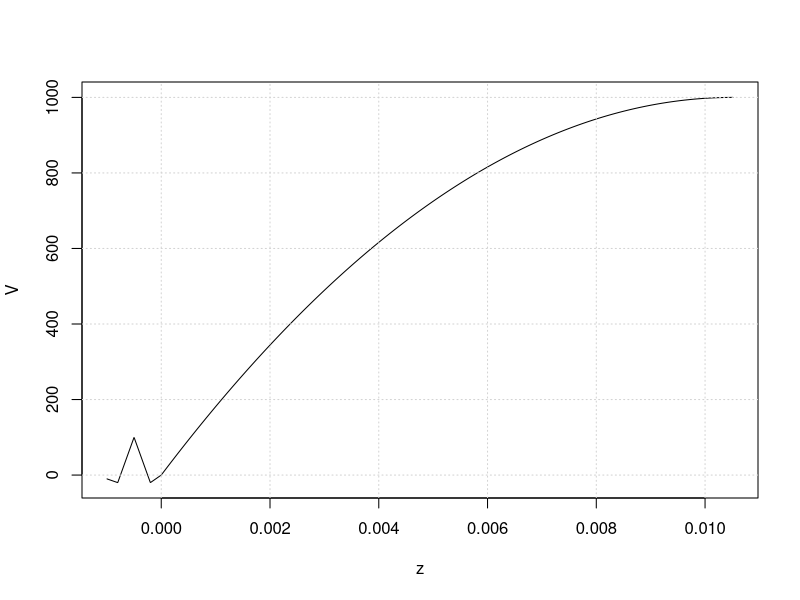
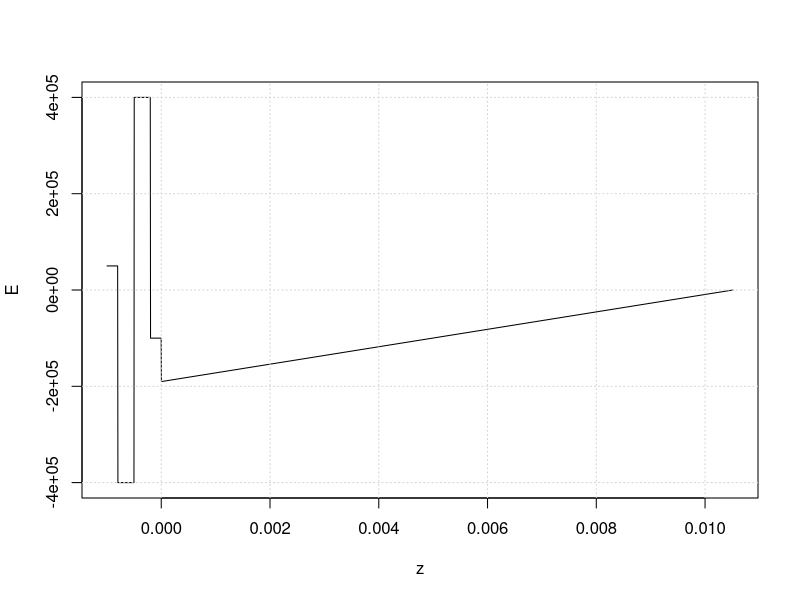
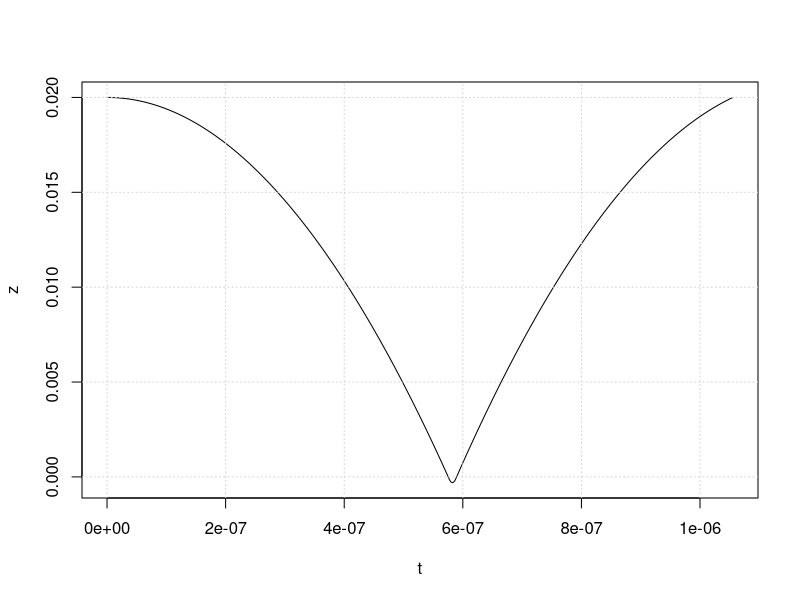
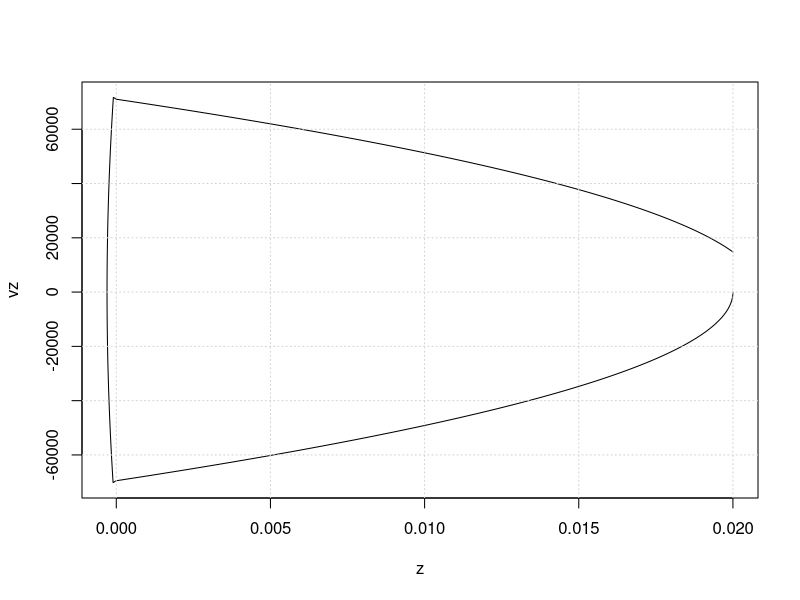
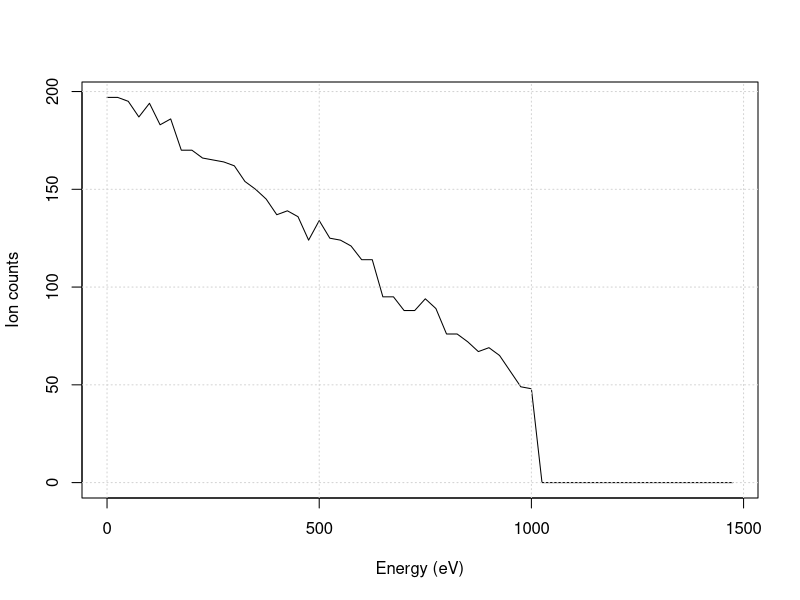
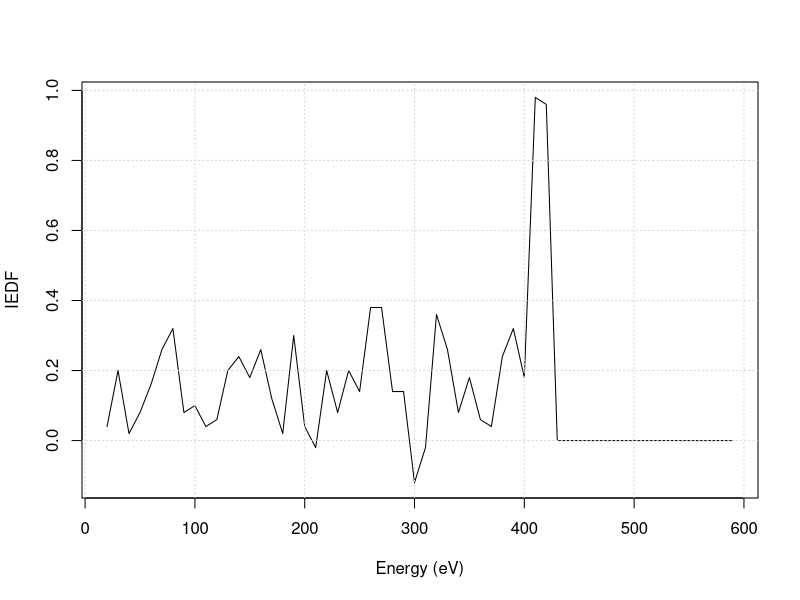
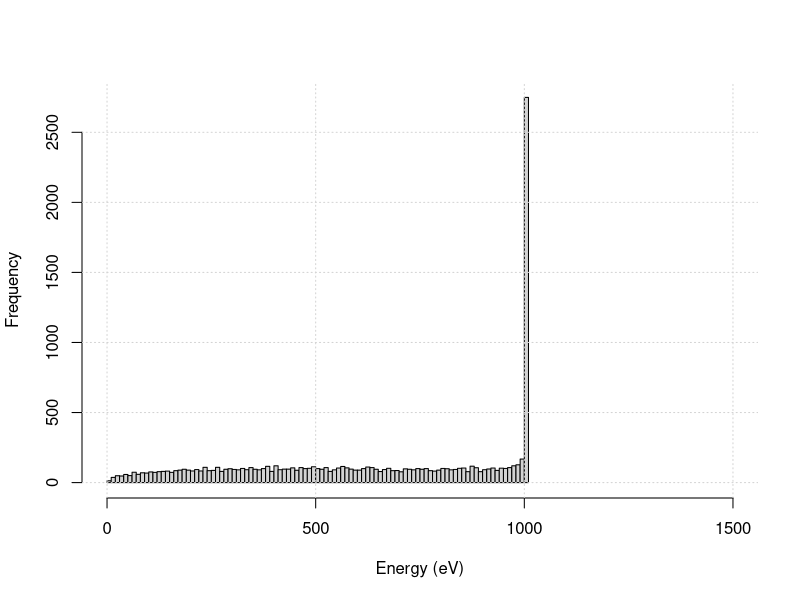

These charts were generated, in order, by the following R code:
data <- read.csv("VEz.csv", header=TRUE, colClasses = c("numeric","numeric","numeric"))
colnames(data) <- c("z","V","E")

plot(with(data, V ~ z), type = "l"); grid()
plot(with(data, E ~ z), type = "l"); grid()


traj <- read.csv("trajectory.csv", header=TRUE, colClasses = c("numeric","numeric","numeric"))
colnames(traj) <- c("t","z","vz")

plot(with(traj, z ~ t), type = "l"); grid()
plot(with(traj, vz ~ z), type = "l"); grid()



library(dplyr)
ionCount <- read.csv("ionCount.csv", header=FALSE, colClasses = c("numeric","numeric","numeric"))
colnames(ionCount) <- c("G2","Count","Energy(ev)")

ionCount <- ionCount %>% group_by(G2) %>% summarise(counts = sum(Count))

plot(ionCount, type = "l", xlab="Energy (eV)", ylab="Ion counts"); grid()

derivative <- c()
n <- dim(ionCount)[1]-1  
for (i in 2:n)
  {
  numerator <- with(ionCount, -(counts[i+1]-counts[i-1]) )
  denominator <- with(ionCount, (G2[i+1]-G2[i-1]) )
  if (denominator < 0) data <- 0
  else data <- numerator/denominator
  derivative <- rbind(derivative,data)
}
energy <- seq(2,n,1)*10
plot(derivative ~ energy, type="l",xlab="Energy (eV)", ylab="IEDF"); grid()



#ION ENERGY DISTRIBUTION AS SEEN AT G0
ionEnergy <- read.csv("ionEnergy.csv", header=FALSE, colClasses = c("numeric"))
colnames(ionEnergy) <- c("eV")
hist(as.vector(ionEnergy$eV), breaks=100, 
     xlab="Energy (eV)", 
     ylab="Frequency", 
     main = "", xlim=c(0,1500)); grid()
